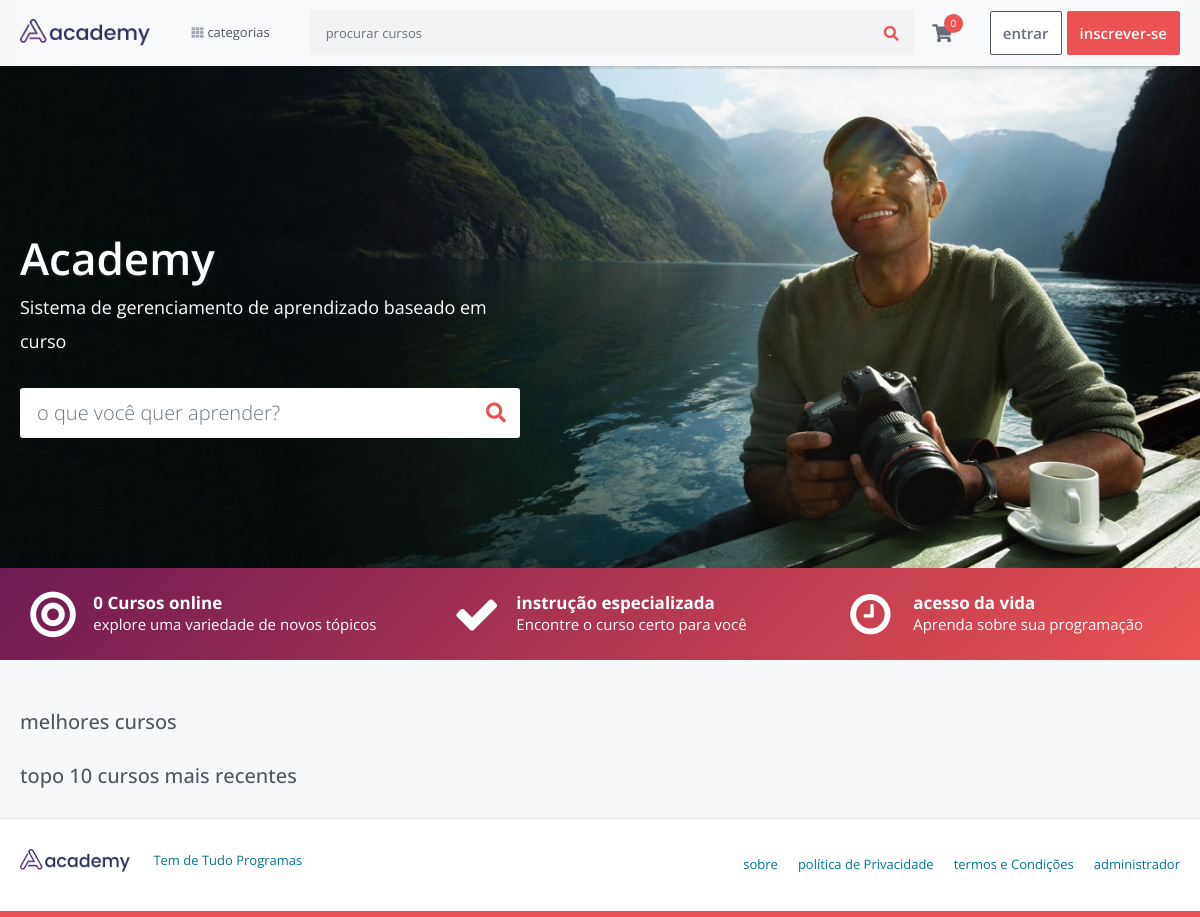
The page / on the database its author committed.
### tables this page shows
CREATE TABLE `frontend_settings` (
  `id` int(11) UNSIGNED NOT NULL,
  `key` varchar(255) DEFAULT NULL,
  `value` longtext DEFAULT NULL
);

CREATE TABLE `settings` (
  `id` int(11) UNSIGNED NOT NULL,
  `key` varchar(255) DEFAULT NULL,
  `value` longtext DEFAULT NULL
);

### application/controllers/Home.php (called while the page is built, shortened)
<?php
class Home extends CI_Controller {
    public function __construct()
    {
        $this->load->database();
        $this->load->library('session');
    }
    public function index() {
        $this->home();
    }
    public function home() {
        $page_data['page_name'] = "home";
        $page_data['page_title'] = get_phrase('home');
        $this->load->view('frontend/default/index', $page_data);
    }
}

### index.php (called while the page is built, shortened)
<?php
require_once BASEPATH.'core/CodeIgniter.php';

### application/helpers/multi_language_helper.php (called while the page is built, shortened)
<?php  if ( ! defined('BASEPATH')) exit('No direct script access allowed');
if ( ! function_exists('get_phrase'))
{
	function get_phrase($phrase = '') {
        $phrase = trim(strtolower($phrase));
		$CI	=&	get_instance();
		$current_language	=	$CI->db->get_where('settings' , array('key' => 'language'))->row()->value;
		$check_phrase	=	$CI->db->get_where('language' , array('phrase' => $phrase))->num_rows();
		$query	=	$CI->db->get_where('language' , array('phrase' => $phrase));
		$row   	=	$query->row();
		if (isset($row->$current_language) && $row->$current_language !="")
			return $row->$current_language;
		else
			return ucwords(str_replace('_',' ',$phrase));
	}
}

### application/helpers/common_helper.php (called while the page is built, shortened)
<?php  if ( ! defined('BASEPATH')) exit('No direct script access allowed');
if (! function_exists('get_settings')) {
  function get_settings($key = '') {
    $CI	=&	get_instance();
    $CI->db->where('key', $key);
    $result = $CI->db->get('settings')->row()->value;
    return $result;
  }
}
if (! function_exists('get_frontend_settings')) {
  function get_frontend_settings($key = '') {
    $CI	=&	get_instance();
    $CI->db->where('key', $key);
    $result = $CI->db->get('frontend_settings')->row()->value;
    return $result;
  }
}

### application/models/Crud_model.php (called while the page is built, shortened)
<?php
class Crud_model extends CI_Model {
    public function get_categories($param1 = "") {
        $this->db->where('parent', 0);
        return $this->db->get('category');
    }
    public function get_courses($category_id = "", $sub_category_id = "", $instructor_id = 0) {
        if ($category_id > 0 && $sub_category_id > 0 && $instructor_id > 0) {
            return $this->db->get_where('course', array('category_id' => $category_id, 'sub_category_id' => $sub_category_id, 'user_id' => $instructor_id));
        }elseif ($category_id > 0 && $sub_category_id > 0 && $instructor_id == 0) {
            return $this->db->get_where('course', array('category_id' => $category_id, 'sub_category_id' => $sub_category_id));
        }else {
            return $this->db->get('course');
        }
    }
    public function get_status_wise_courses($status = "") {
        if ($status != "") {
            $courses = $this->db->get_where('course', array('status' => $status));
        }else {
            $courses['draft'] = $this->db->get_where('course', array('status' => 'draft'));
            $courses['pending'] = $this->db->get_where('course', array('status' => 'pending'));
            $courses['active'] = $this->db->get_where('course', array('status' => 'active'));
        }
        return $courses;
    }
    public function get_latest_10_course() {
        $this->db->order_by("id", "desc");
        $this->db->limit('10');
        $this->db->where('status', 'active');
        return $this->db->get('course')->result_array();
    }
}

### application/views/frontend/default/menu.php (the view, shortened to what this page needs)
<div class="main-nav-wrap">
    <ul class="mobile-main-nav">
        <li class="has-children">
            <a href="">
                <i class="fas fa-th d-inline"></i>
                <span><?php echo get_phrase('categories'); ?></span>
            </a>
        </li>
    </ul>
</div>

### application/views/frontend/default/index.php (shortened to what this page needs)
<!DOCTYPE html>
<html lang="en">
<head>
	<?php include 'includes_top.php';?>
</head>
<body class="gray-bg">
	<?php
	if ($this->session->userdata('user_login')) {
		include 'logged_in_header.php';
	}else {
		include 'logged_out_header.php';
	}
	include $page_name.'.php';
	include 'footer.php';
	?>
</body>
</html>

### application/views/frontend/default/includes_top.php (shortened to what this page needs)
<link rel="stylesheet" href="<?php echo base_url().'assets/frontend/css/jquery.webui-popover.min.css'; ?>">
<link rel="stylesheet" href="<?php echo base_url().'assets/frontend/css/select2.min.css'; ?>">
<link rel="stylesheet" href="<?php echo base_url().'assets/frontend/css/slick.css'; ?>">
<link rel="stylesheet" href="<?php echo base_url().'assets/frontend/css/slick-theme.css'; ?>">
<link rel="stylesheet" href="<?php echo base_url().'assets/frontend/css/fontawesome-all.min.css'; ?>">
<link rel="stylesheet" href="<?php echo base_url('assets/backend/css/font-icons/font-awesome-new/css/font-awesome.min.css');?>">
<link rel="stylesheet" href="<?php echo base_url().'assets/frontend/css/bootstrap.min.css'; ?>">
<link rel="stylesheet" href="<?php echo base_url().'assets/frontend/css/bootstrap-tagsinput.css'; ?>">
<link rel="stylesheet" href="<?php echo base_url().'assets/frontend/css/main.css'; ?>">
<link rel="stylesheet" href="<?php echo base_url().'assets/frontend/css/responsive.css'; ?>">
<link rel="stylesheet" href="https://cdnjs.cloudflare.com/ajax/libs/toastr.js/latest/css/toastr.css">
<link rel="stylesheet" href="https://cdnjs.cloudflare.com/ajax/libs/nestable2/1.6.0/jquery.nestable.min.css" />

### application/views/frontend/default/logged_out_header.php (shortened to what this page needs)
<section class="menu-area">
            <div class="container-xl">
                <div class="row">
                    <div class="col">
                        <nav class="navbar navbar-expand-lg navbar-light bg-light">
                            <a href="<?php echo site_url(''); ?>" class="navbar-brand" href="#"><img src="<?php echo base_url().'assets/frontend/img/logo.png'; ?>" alt="" height="30"></a>
                            <?php include 'menu.php'; ?>
                            <form class="inline-form" action="<?php echo site_url('home/get_courses_by_search_string'); ?>" method="post" style="width: 100%;">
                                <div class="input-group search-box mobile-search">
                                    <input type="text" name = 'search_string' class="form-control" placeholder="<?php echo get_phrase('search_for_courses'); ?>">
                                    <div class="input-group-append">
                                        <button class="btn" type="submit"><i class="fas fa-search"></i></button>
                                    </div>
                                </div>
                            </form>
                            <div class="cart-box menu-icon-box" id = "cart_items">
                                <?php include 'cart_items.php'; ?>
                            </div>
                            <div class="sign-in-box btn-group">
                                <button type="button" class="btn btn-sign-in" data-toggle="modal" data-target="#signInModal"><?php echo get_phrase('log_in'); ?></button>
                                <button type="button" class="btn btn-sign-up" data-toggle="modal" data-target="#signUpModal"><?php echo get_phrase('sign_up'); ?></button>
                            </div>
                        </nav>
                    </div>
                </div>
            </div>
        </section>

### application/views/frontend/default/cart_items.php (shortened to what this page needs)
<div class="icon">
    <a href="<?php echo site_url('home/shopping_cart'); ?>"><i class="fas fa-shopping-cart"></i></a>
    <span class="number"><?php echo sizeof($this->session->userdata('cart_items')); ?></span>
</div>

### application/views/frontend/default/home.php (shortened to what this page needs)
<section class="home-banner-area">
    <div class="container-lg">
        <div class="row">
            <div class="col">
                <div class="home-banner-wrap">
                    <h2><?php echo get_frontend_settings('banner_title'); ?></h2>
                    <p><?php echo get_frontend_settings('banner_sub_title'); ?></p>
                    <form class="" action="<?php echo site_url('home/get_courses_by_search_string'); ?>" method="post">
                        <div class="input-group">
                            <input type="text" class="form-control" name = "search_string" placeholder="<?php echo get_phrase('what_do_you_want_to_learn'); ?>?">
                            <div class="input-group-append">
                                <button class="btn" type="submit"><i class="fas fa-search"></i></button>
                            </div>
                        </div>
                    </form>
                </div>
            </div>
        </div>
    </div>
</section>
<section class="home-fact-area">
    <div class="container-lg">
        <div class="row">
            <?php $courses = $this->crud_model->get_courses(); ?>
            <div class="col-md-4 d-flex">
                <div class="home-fact-box mr-md-auto ml-auto mr-auto">
                    <i class="fas fa-bullseye float-left"></i>
                    <div class="text-box">
                        <h4><?php
                        $status_wise_courses = $this->crud_model->get_status_wise_courses();
                        $number_of_courses = $status_wise_courses['active']->num_rows();
                        echo $number_of_courses.' '.get_phrase('online_courses'); ?></h4>
                        <p><?php echo get_phrase('explore_a_variety_of_fresh_topics'); ?></p>
                    </div>
                </div>
            </div>
            <div class="col-md-4 d-flex">
                <div class="home-fact-box mr-md-auto ml-auto mr-auto">
                    <i class="fa fa-check float-left"></i>
                    <div class="text-box">
                        <h4><?php echo get_phrase('expert_instruction'); ?></h4>
                        <p><?php echo get_phrase('find_the_right_course_for_you'); ?></p>
                    </div>
                </div>
            </div>
            <div class="col-md-4 d-flex">
                <div class="home-fact-box mr-md-auto ml-auto mr-auto">
                    <i class="fa fa-clock float-left"></i>
                    <div class="text-box">
                        <h4><?php echo get_phrase('lifetime_access'); ?></h4>
                        <p><?php echo get_phrase('learn_on_your_schedule'); ?></p>
                    </div>
                </div>
            </div>
        </div>
    </div>
</section>
<section class="course-carousel-area">
    <div class="container-lg">
        <div class="row">
            <div class="col">
                <h2 class="course-carousel-title"><?php echo get_phrase('top_courses'); ?></h2>
</div>
</div>
</div>
</section>
<section class="course-carousel-area">
    <div class="container-lg">
        <div class="row">
            <div class="col">
                <h2 class="course-carousel-title"><?php echo get_phrase('top').' 10 '.get_phrase('latest_courses'); ?></h2>
    </div>
</div>
</div>
</section>

### application/views/frontend/default/footer.php (shortened to what this page needs)
<footer class="footer-area">
    <div class="container-xl">
        <div class="row">
            <div class="col-md-6">
                <p class="copyright-text">
                    <a href=""><img src="<?php echo base_url().'assets/frontend/img/logo.png'; ?>" alt="" class="d-inline-block" width="110"></a>
                    <a href="<?php echo get_settings('footer_link'); ?>" target="_blank"><?php echo get_settings('footer_text'); ?></a>
                </p>
            </div>
            <div class="col-md-6">
                <ul class="nav justify-content-md-end footer-menu">
                    <li class="nav-item">
                        <a class="nav-link" href="<?php echo site_url('home/about_us'); ?>"><?php echo get_phrase('about'); ?></a>
                    </li>
                    <li class="nav-item">
                        <a class="nav-link" href="<?php echo site_url('home/privacy_policy'); ?>"><?php echo get_phrase('privacy_policy'); ?></a>
                    </li>
                    <li class="nav-item">
                        <a class="nav-link" href="<?php echo site_url('home/terms_and_condition'); ?>"><?php echo get_phrase('terms_&_condition'); ?></a>
                    </li>
                    <li class="nav-item">
                        <a class="nav-link" href="<?php echo site_url('login'); ?>" target="_blank">
                            <?php echo get_phrase('admin'); ?>
                        </a>
                    </li>
                </ul>
            </div>
        </div>
    </div>
</footer>

### assets/frontend/css/responsive.css (style rules this page uses)
@media (min-width:768px) { .navbar-expand-lg { -webkit-box-orient: horizontal; -webkit-box-direction: normal; -ms-flex-flow: row nowrap; flex-flow: row nowrap; -webkit-box-pack: start; -ms-flex-pack: start; justify-content: flex-start; } }
@media (min-width:768px) { .main-nav-wrap { margin: 0 30px 0 22px; } }
@media (min-width:768px) { .main-nav-wrap { margin: 0 40px 0 25px; } }
@media (min-width:768px) { .main-nav-wrap>ul>li>a { font-size: 13px; color: #505763; padding: 23px 0; display: inline-block; position: relative; padding-left: 16px } }
@media (min-width:768px) { .main-nav-wrap>ul>li>a .d-inline { position: absolute; left: 0; top:calc( 50% - 6px ); } }
@media (min-width:768px) { .main-nav-wrap>ul>li>a i { color: #a1a7b3; margin-right: 5px; font-size: 12px; } }
@media (min-width:768px) { .main-nav-wrap ul { list-style: none; margin: 0; padding: 0; } }
@media (min-width:768px) { .main-nav-wrap>ul>li { position: relative; } }
@media (min-width:768px) { .sign-in-box { margin-left: 15px; } }

### rows shown on the page
frontend_settings: value "Academy"
frontend_settings: value "Sistema de gerenciamento de aprendizado baseado em curso"
settings: value "Tem de Tudo Programas"

### other values the page prints
get_phrase('categories') "categorias"
sizeof($this->session->userdata('cart_items')) "0"
get_phrase('log_in') "entrar"
get_phrase('sign_up') "inscrever-se"
$number_of_courses "0"
get_phrase('online_courses') "Cursos online"
get_phrase('explore_a_variety_of_fresh_topics') "explore uma variedade de novos tópicos"
get_phrase('expert_instruction') "instrução especializada"
get_phrase('find_the_right_course_for_you') "Encontre o curso certo para você"
get_phrase('lifetime_access') "acesso da vida"
get_phrase('learn_on_your_schedule') "Aprenda sobre sua programação"
get_phrase('top_courses') "melhores cursos"
get_phrase('top') "topo"
get_phrase('latest_courses') "cursos mais recentes"
get_phrase('about') "sobre"
